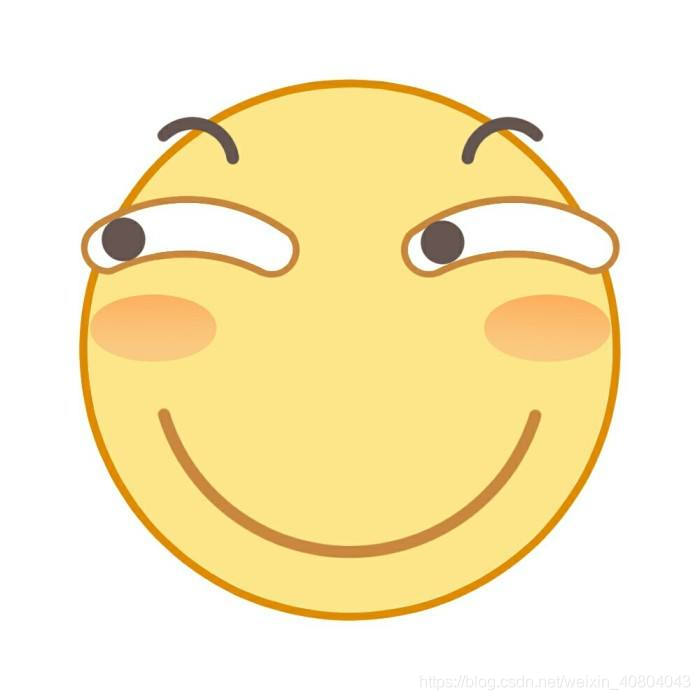
#> input picture Introduction_to_AI/Genetic Algorithm/1.jpg, 700 x 700 px; its folder holds only this picture in this run
$ python GA.py
#> lines starting #> are read from the running program, lines starting #| are printed output that depends on the picture
#> the answer given: 1.jpg
# -*- coding: utf-8 -*-
# 代码参考自中国大学mooc人工智能与信息社会（陈斌）

from PIL import Image, ImageDraw
import os
import gc
import random as r
import minpy.numpy as np


class Color(object):
    """
    定义颜色的类，这个类包含r,g,b,a表示颜色属性
    """

    # [12 lines left out: functions __init__, mutate_or_not, not called in this run]


class Triangle(object):
    """
    定义三角形的类
    属性：
            ax,ay,bx,by,cx,cy：表示每个三角形三个顶点的坐标
            color 			 : 表示三角形的颜色
            img_t			 : 三角形绘制成的图，用于合成图片
    方法：
            mutate_from(self, parent):      从父代三角形变异
            draw_it(self, size=(256, 256)): 绘制三角形
    """

    max_mutate_rate = 0.08
    mid_mutate_rate = 0.3
    min_mutate_rate = 0.8

    # [77 lines left out: functions __init__, mutate_from, draw_it, not called in this run]


class Canvas(object):
    """
    定义每一张图片的类
    属性：
            mutate_rate	 : 变异概率
            size		 : 图片大小
            target_pixels: 目标图片像素值
    方法：
            add_triangles(self, num=1)      : 在图片类中生成num个三角形
            mutate_from_parent(self, parent): 从父代图片对象进行变异
            calc_match_rate(self)			: 计算环境适应度
            draw_it(self, i)				: 保存图片
    """

    mutate_rate = 0.01
    size = (256, 256)
    target_pixels = []

    # [49 lines left out: functions __init__, add_triangles, mutate_from_parent, calc_match_rate, not called in this run]

    def draw_it(self, i):
        # self.img.save(os.path.join(PATH, "%s_%d_%d_%d.png" % (PREFIX, len(self.triangles), i, self.match_rate)))
        self.img.save(os.path.join(PATH, "%d.png" % (i)))


def main():
    global LOOP, PREFIX, PATH, TARGET, TRIANGLE_NUM
    # 声明全局变量
    img = Image.open(TARGET).resize((256, 256)).convert('RGBA')
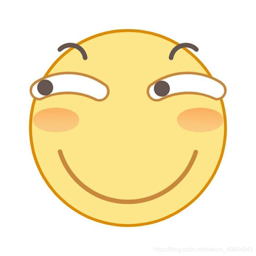
#> img: PIL image 256x256 RGBA; mean R, G, B, A 249.5, 236.3, 195.8, 255
    size = (256, 256)
    Canvas.target_pixels = [np.array(x) for x in list(img.split())]
    # 生成一系列的图片作为父本，选择其中最好的一个进行遗传
    parentList = []
    for i in range(20):
        print('正在生成第%d个初代个体' % (i))
        parentList.append(Canvas())
        parentList[i].add_triangles(TRIANGLE_NUM)
        parentList[i].calc_match_rate()
    parent = sorted(parentList, key=lambda x: x.match_rate)[0]
    del parentList
    gc.collect()
    # 进入遗传算法的循环
    i = 0
    while i < 30000:
        childList = []
        # 每一代从父代中变异出10个个体
        for j in range(10):
            childList.append(Canvas())
            childList[j].mutate_from_parent(parent)
            childList[j].calc_match_rate()
        child = sorted(childList, key=lambda x: x.match_rate)[0]
        # 选择其中适应度最好的一个个体
        del childList
        gc.collect()
        parent.calc_match_rate()
        if i % LOOP == 0:
            print('%10d parent rate %11d \t child1 rate %11d' % (i, parent.match_rate, child.match_rate))
        parent = parent if parent.match_rate < child.match_rate else child
        # 如果子代比父代更适应环境，那么子代成为新的父代
        # 否则保持原样
        child = None
        if i % LOOP == 0:
            # 每隔LOOP代保存一次图片
            parent.draw_it(i)
            # print(parent.match_rate)
            # print ('%10d parent rate %11d \t child1 rate %11d' % (i, parent.match_rate, child.match_rate))
        i += 1


'''
定义全局变量，获取待处理的图片名
'''
NAME = input('请输入原图片文件名：')
LOOP = 100
PREFIX = NAME.split('/')[-1].split('.')[0]  # 取文件名
PATH = os.path.abspath('.')  # 取当前路径
PATH = os.path.join(PATH, 'results')
TARGET = NAME  # 源图片文件名
TRIANGLE_NUM = 256  # 三角形个数

if __name__ == '__main__':
    # print('开始进行遗传算法')
    main()
#> (the call stopped at in main, `Canvas.target_pixels = [np.array(x) for x in list(img.split())]`: minpy is not available in this run)
